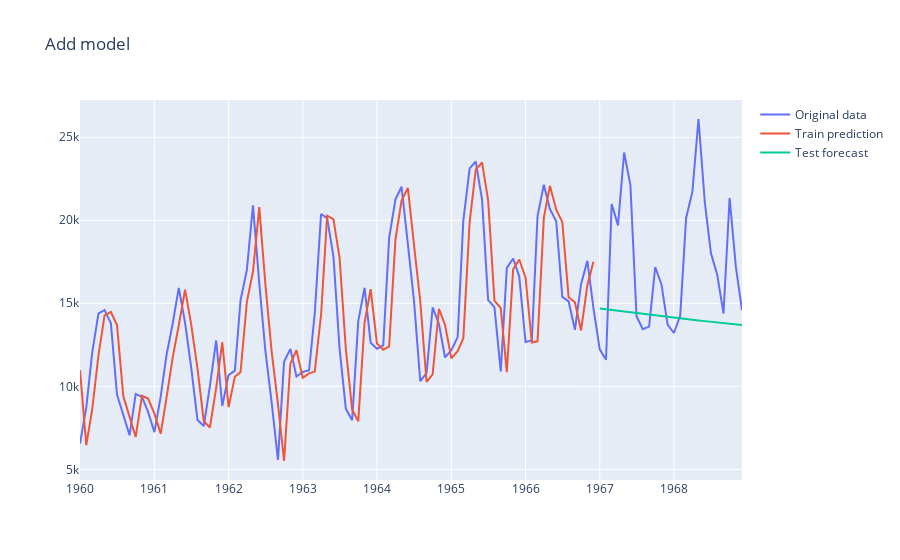

Write notebook code for a chart like this one.
### Code cell
orig_trace = Scatter(x = orig_data.index, y = orig_data, name = 'Original data')
train_trace = Scatter(x = orig_data[:-test_size].index, y = add_pred[:-test_size], name = 'Train prediction')
pred_trace = Scatter(x=orig_data[-test_size:].index, y = add_pred[-test_size:], name = 'Test forecast')
layout = Layout(title = 'Add model')
iplot(Figure(data=[orig_trace, train_trace, pred_trace], 
            layout = layout))

#layout = layout
